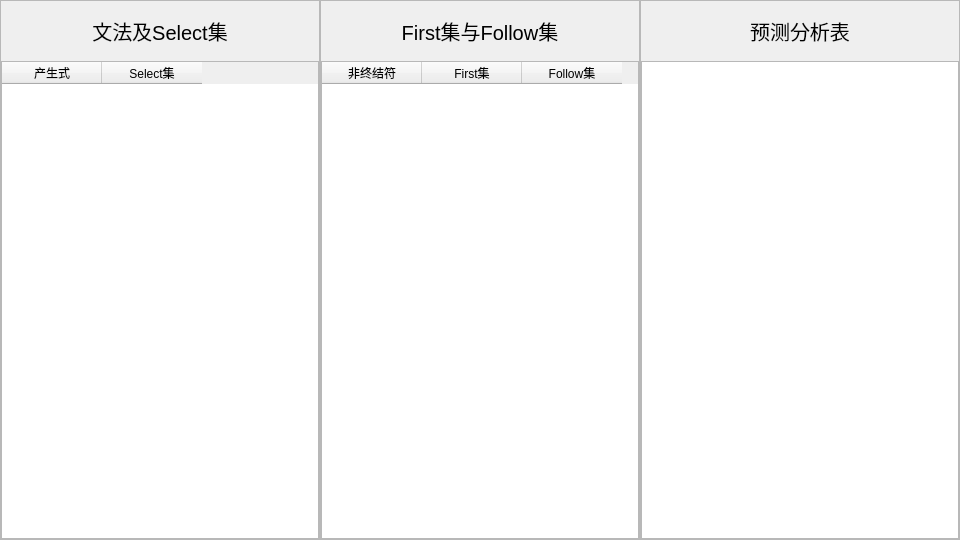
<?xml version="1.0" encoding="UTF-8"?>
<ui version="4.0">
 <class>dialog</class>
 <widget class="QDialog" name="dialog">
  <property name="geometry">
   <rect>
    <x>0</x>
    <y>0</y>
    <width>960</width>
    <height>540</height>
   </rect>
  </property>
  <property name="cursor">
   <cursorShape>ArrowCursor</cursorShape>
  </property>
  <property name="windowTitle">
   <string>语法信息</string>
  </property>
  <property name="windowIcon">
   <iconset>
    <normaloff>help/system.ico</normaloff>help/system.ico</iconset>
  </property>
  <property name="modal">
   <bool>false</bool>
  </property>
  <layout class="QHBoxLayout" name="horizontalLayout">
   <property name="spacing">
    <number>0</number>
   </property>
   <property name="leftMargin">
    <number>0</number>
   </property>
   <property name="topMargin">
    <number>0</number>
   </property>
   <property name="rightMargin">
    <number>0</number>
   </property>
   <property name="bottomMargin">
    <number>0</number>
   </property>
   <item>
    <widget class="QFrame" name="frame">
     <property name="frameShape">
      <enum>QFrame::StyledPanel</enum>
     </property>
     <property name="frameShadow">
      <enum>QFrame::Raised</enum>
     </property>
     <layout class="QVBoxLayout" name="verticalLayout">
      <property name="spacing">
       <number>15</number>
      </property>
      <property name="leftMargin">
       <number>0</number>
      </property>
      <property name="topMargin">
       <number>15</number>
      </property>
      <property name="rightMargin">
       <number>0</number>
      </property>
      <property name="bottomMargin">
       <number>0</number>
      </property>
      <item>
       <widget class="QLabel" name="grammar_label">
        <property name="font">
         <font>
          <pointsize>15</pointsize>
         </font>
        </property>
        <property name="text">
         <string>文法及Select集</string>
        </property>
        <property name="alignment">
         <set>Qt::AlignCenter</set>
        </property>
       </widget>
      </item>
      <item>
       <widget class="QTableWidget" name="grammar_table">
        <attribute name="verticalHeaderVisible">
         <bool>true</bool>
        </attribute>
        <column>
         <property name="text">
          <string>产生式</string>
         </property>
        </column>
        <column>
         <property name="text">
          <string>Select集</string>
         </property>
        </column>
       </widget>
      </item>
     </layout>
    </widget>
   </item>
   <item>
    <widget class="QFrame" name="frame_2">
     <property name="frameShape">
      <enum>QFrame::StyledPanel</enum>
     </property>
     <property name="frameShadow">
      <enum>QFrame::Raised</enum>
     </property>
     <layout class="QVBoxLayout" name="verticalLayout_2">
      <property name="spacing">
       <number>15</number>
      </property>
      <property name="leftMargin">
       <number>0</number>
      </property>
      <property name="topMargin">
       <number>15</number>
      </property>
      <property name="rightMargin">
       <number>0</number>
      </property>
      <property name="bottomMargin">
       <number>0</number>
      </property>
      <item>
       <widget class="QLabel" name="lst_label">
        <property name="font">
         <font>
          <pointsize>15</pointsize>
         </font>
        </property>
        <property name="text">
         <string>First集与Follow集</string>
        </property>
        <property name="alignment">
         <set>Qt::AlignCenter</set>
        </property>
       </widget>
      </item>
      <item>
       <widget class="QTableWidget" name="lst_table">
        <attribute name="verticalHeaderVisible">
         <bool>false</bool>
        </attribute>
        <column>
         <property name="text">
          <string>非终结符</string>
         </property>
        </column>
        <column>
         <property name="text">
          <string>First集</string>
         </property>
        </column>
        <column>
         <property name="text">
          <string>Follow集</string>
         </property>
        </column>
       </widget>
      </item>
     </layout>
    </widget>
   </item>
   <item>
    <widget class="QFrame" name="frame_3">
     <property name="frameShape">
      <enum>QFrame::StyledPanel</enum>
     </property>
     <property name="frameShadow">
      <enum>QFrame::Raised</enum>
     </property>
     <layout class="QVBoxLayout" name="verticalLayout_3">
      <property name="spacing">
       <number>15</number>
      </property>
      <property name="leftMargin">
       <number>0</number>
      </property>
      <property name="topMargin">
       <number>15</number>
      </property>
      <property name="rightMargin">
       <number>0</number>
      </property>
      <property name="bottomMargin">
       <number>0</number>
      </property>
      <item>
       <widget class="QLabel" name="predict_label">
        <property name="font">
         <font>
          <pointsize>15</pointsize>
         </font>
        </property>
        <property name="text">
         <string>预测分析表</string>
        </property>
        <property name="alignment">
         <set>Qt::AlignCenter</set>
        </property>
       </widget>
      </item>
      <item>
       <widget class="QTableWidget" name="predict_table"/>
      </item>
     </layout>
    </widget>
   </item>
  </layout>
 </widget>
 <resources/>
 <connections/>
</ui>
